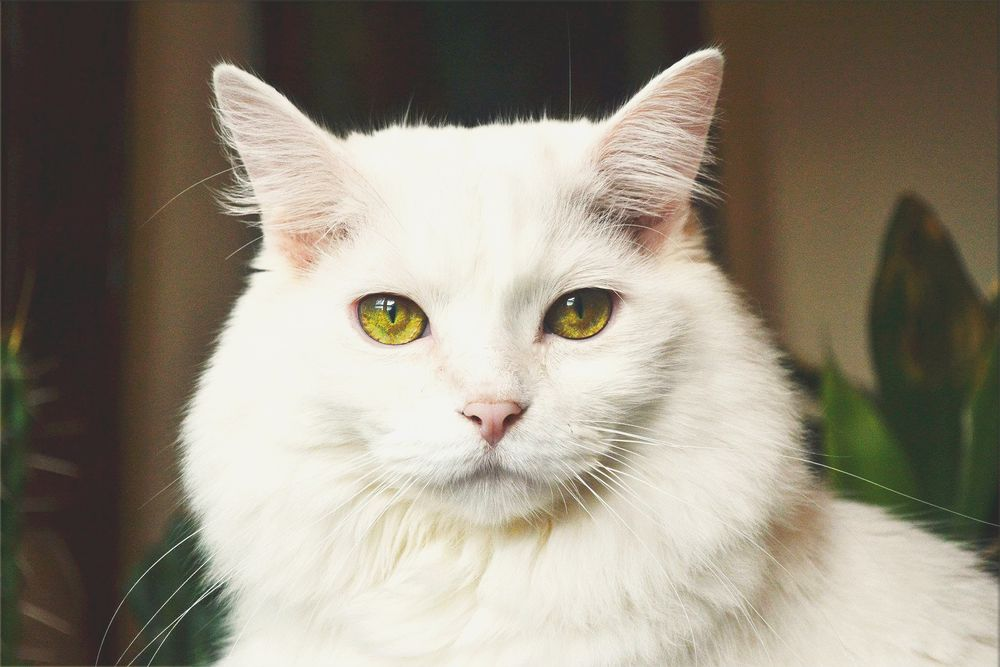
#> input picture cat.jpg, 1000 x 667 px
$ python Face_Detection_From_Image.py
#> lines starting #> are read from the running program, lines starting #| are printed output that depends on the picture; after the words box and inside, x2 and y2 are one past the last pixel; in counts of white or black regions, pixels touching at a corner belong together
import cv2

face_cascade = cv2.CascadeClassifier("haarcascade_frontalface_default.xml")
# eye_casecade = cv2.CascadeClassifier("haarcascade_eye.xml")
#smile_casecade = cv2.CascadeClassifier("haarcascade_smile.xml")


img = cv2.imread("cat.jpg")
#> img is the input picture: shape (667, 1000, 3); mean B, G, R 124.9, 139.1, 146.4

gray_img = cv2.cvtColor(img,cv2.COLOR_RGB2GRAY)
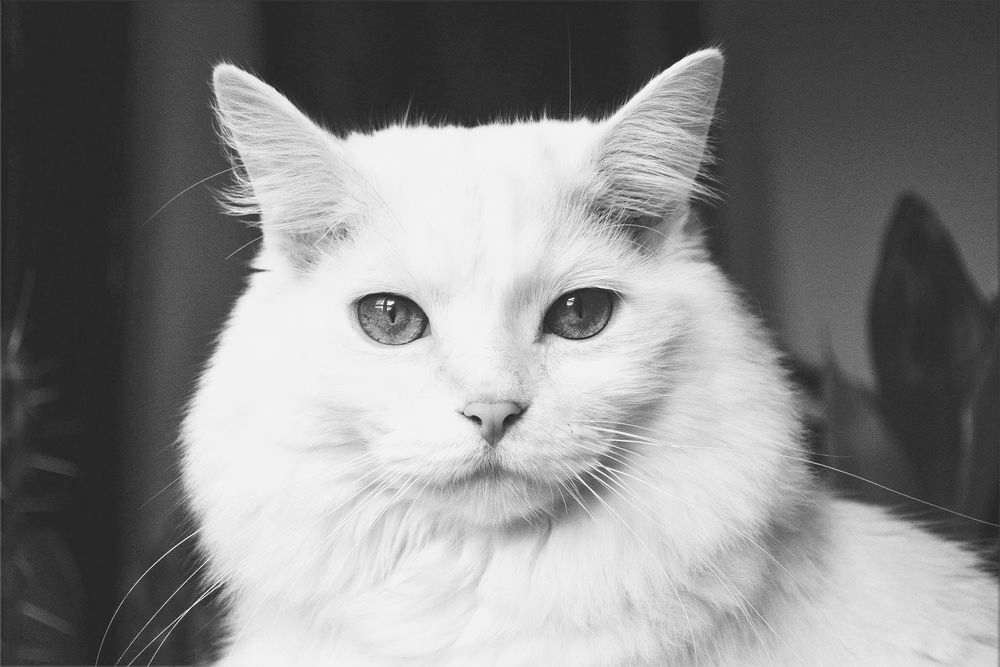
#> gray_img: shape (667, 1000); min 12, max 255, mean 135.7

faces =face_cascade.detectMultiScale(gray_img,scaleFactor=1.05,
                                      minNeighbors=5)
#> faces = [[229, 114, 505, 505]]

# [14 lines of commented-out code are left out]

for x,y,w,h in faces:
     img = cv2.rectangle(img,(x,y),(x+w,y+h),(0,255,0),3)
#> this loop made 1 pass
#> pass 1, `img = cv2.rectangle(img,(x,y),(x+w,y+h),(0,255,0),3)`:
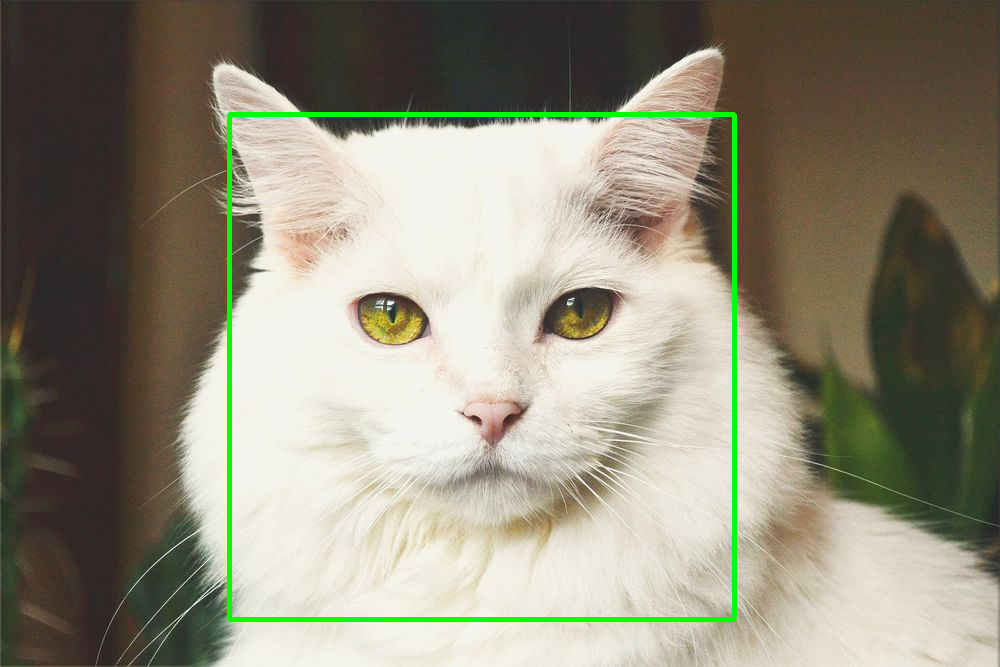
#> img: shape (667, 1000, 3); 1.51% of pixels changed, all inside (x1, y1, x2, y2) = (227, 112, 737, 622)
resized = cv2.resize(img,(int(img.shape[1]*1),int(img.shape[0]*1)))


cv2.imshow("Gray",resized)
cv2.waitKey(0)
cv2.destroyAllWindows()

$ run again, with group.jpg copied over cat.jpg
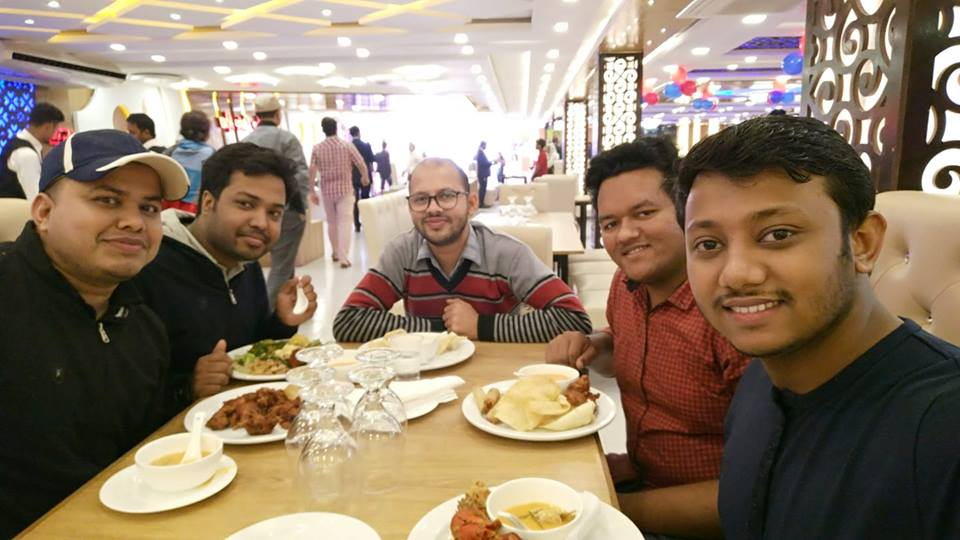
#> input picture group.jpg, 960 x 540 px
#> img is the input picture: shape (540, 960, 3); mean B, G, R 104.5, 124.3, 142.5
#> `gray_img = cv2.cvtColor(img,cv2.COLOR_RGB2GRAY)`:
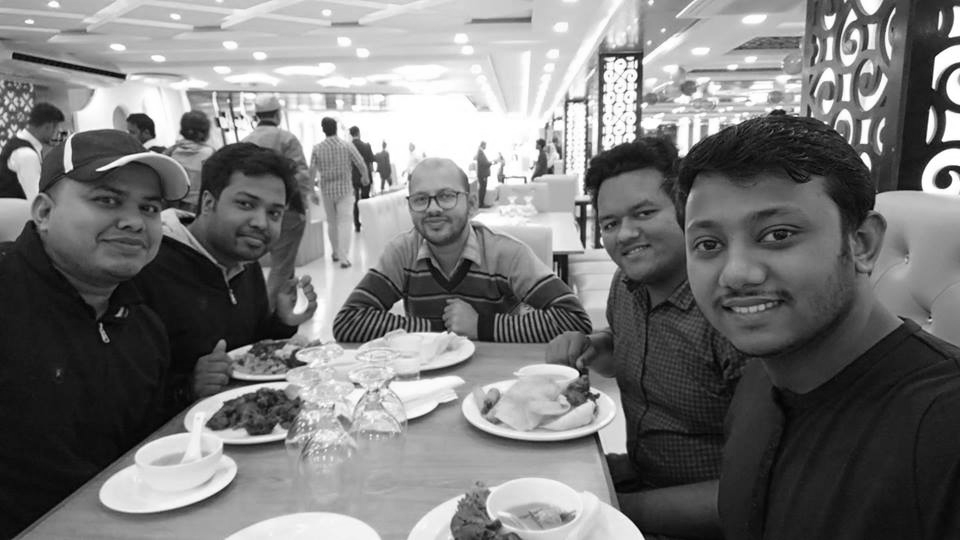
#> gray_img: shape (540, 960); min 0, max 255, mean 120.4
#> faces = [[403, 173, 64, 64], [214, 173, 88, 88], [583, 175, 100, 100], [74, 167, 100, 100], [656, 169, 185, 185]]
#> the loop `for x,y,w,h in faces:` made 5 passes
#> after the loop `for x,y,w,h in faces:`:
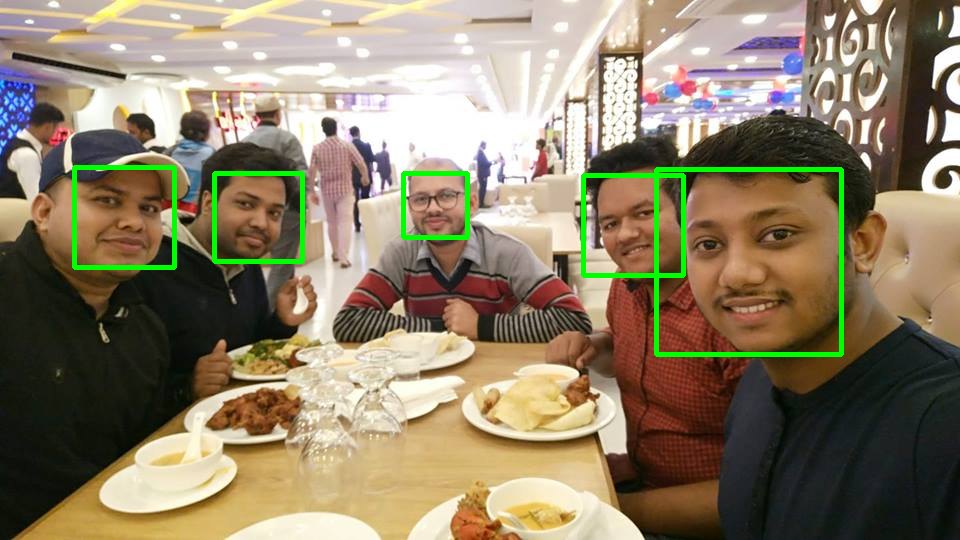
#> img: shape (540, 960, 3); mean B, G, R 103.3, 127.8, 140.3

$ run again, with test.jpg copied over cat.jpg
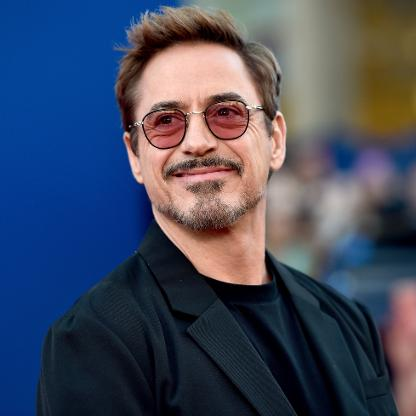
#> input picture test.jpg, 416 x 416 px
#> img is the input picture: shape (416, 416, 3); mean B, G, R 95.3, 75, 67.4
#> `gray_img = cv2.cvtColor(img,cv2.COLOR_RGB2GRAY)`:
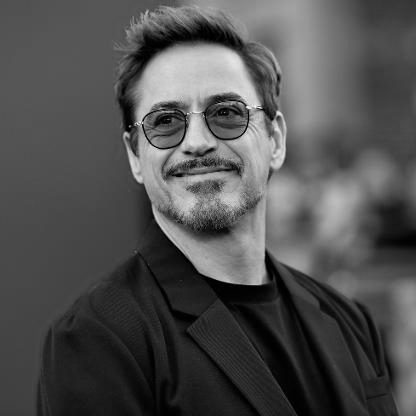
#> gray_img: shape (416, 416); min 0, max 252, mean 80.2
#> faces = [[103, 47, 187, 187]]
#> the loop `for x,y,w,h in faces:` made 1 pass
#> pass 1, `img = cv2.rectangle(img,(x,y),(x+w,y+h),(0,255,0),3)`:
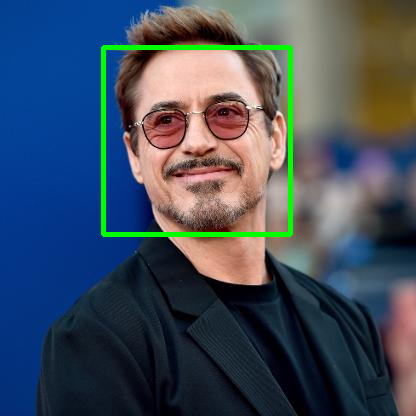
#> img: shape (416, 416, 3); 2.15% of pixels changed, all inside (x1, y1, x2, y2) = (101, 45, 293, 237)
